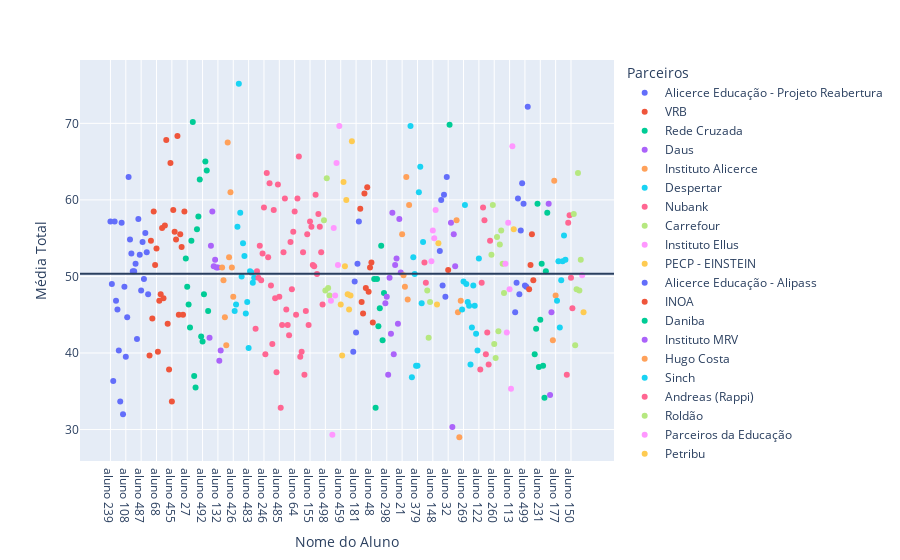

The code cell stored with this chart in its notebook:
### Code cell
grafico_1 = px.scatter(
            data_frame=df,
            x = 'Nome do Aluno', 
            y = 'Média Total',
            color='Parceiros')
grafico_1.add_hline(y=df['Média Total'].mean())

grafico_1.show()

### Figure 1 — Plotly figure (JSON) as saved in the notebook; plotly's stock layout.template omitted (floating-point values rounded to 4 significant figures)
{"data": [{"hovertemplate": "Parceiros=Alicerce Educação - Projeto Reabertura<br>Nome do Aluno=%{x}<br>Média Total=%{y}<extra></extra>", "legendgroup": "Alicerce Educação - Projeto Reabertura", "marker": {"color": "#636efa", "symbol": "circle"}, "mode": "markers", "name": "Alicerce Educação - Projeto Reabertura", "orientation": "v", "showlegend": true, "type": "scatter", "x": ["aluno 239", "aluno 322", "aluno 187", "aluno 210", "aluno 12", "aluno 228", "aluno 192", "aluno 272", "aluno 19", "aluno 188", "aluno 167", "aluno 108", "aluno 334", "aluno 171", "aluno 302", "aluno 425", "aluno 182", "aluno 344", "aluno 288", "aluno 120", "aluno 381", "aluno 356", "aluno 487", "aluno 437", "aluno 439", "aluno 223", "aluno 37", "aluno 402"], "xaxis": "x", "y": [57.17, 49, 36.33, 57.17, 46.83, 45.67, 40.33, 33.67, 57, 32, 48.67, 39.5, 44.67, 63, 54.83, 53, 50.67, 50.67, 51.67, 41.83, 57.5, 52.83, 48.17, 54.5, 49.67, 55.67, 53.17, 47.67], "yaxis": "y"}, {"hovertemplate": "Parceiros=VRB<br>Nome do Aluno=%{x}<br>Média Total=%{y}<extra></extra>", "legendgroup": "VRB", "marker": {"color": "#EF553B", "symbol": "circle"}, "mode": "markers", "name": "VRB", "orientation": "v", "showlegend": true, "type": "scatter", "x": ["aluno 255", "aluno 111", "aluno 292", "aluno 15", "aluno 265", "aluno 68", "aluno 86", "aluno 9", "aluno 423", "aluno 241", "aluno 286", "aluno 26", "aluno 50", "aluno 373", "aluno 236", "aluno 264", "aluno 455", "aluno 3", "aluno 191", "aluno 263", "aluno 49", "aluno 276", "aluno 477", "aluno 196", "aluno 28", "aluno 314"], "xaxis": "x", "y": [39.67, 54.67, 44.5, 58.5, 51.5, 53.67, 40.17, 46.83, 47.67, 56.33, 47.17, 56.67, 67.83, 43.83, 37.83, 64.83, 33.67, 58.67, 55.83, 54.83, 68.33, 45, 55.5, 53.83, 45, 58.5], "yaxis": "y"}, {"hovertemplate": "Parceiros=Rede Cruzada<br>Nome do Aluno=%{x}<br>Média Total=%{y}<extra></extra>", "legendgroup": "Rede Cruzada", "marker": {"color": "#00cc96", "symbol": "circle"}, "mode": "markers", "name": "Rede Cruzada", "orientation": "v", "showlegend": true, "type": "scatter", "x": ["aluno 38", "aluno 27", "aluno 420", "aluno 14", "aluno 453", "aluno 285", "aluno 309", "aluno 416", "aluno 262", "aluno 65", "aluno 467", "aluno 85", "aluno 492", "aluno 293", "aluno 337", "aluno 424", "aluno 190"], "xaxis": "x", "y": [52.33, 48.67, 46.33, 43.33, 54.67, 70.17, 37, 35.5, 56.17, 57.83, 62.67, 42.17, 41.5, 47.67, 65, 63.83, 45.5], "yaxis": "y"}, {"hovertemplate": "Parceiros=Daus<br>Nome do Aluno=%{x}<br>Média Total=%{y}<extra></extra>", "legendgroup": "Daus", "marker": {"color": "#ab63fa", "symbol": "circle"}, "mode": "markers", "name": "Daus", "orientation": "v", "showlegend": true, "type": "scatter", "x": ["aluno 360", "aluno 230", "aluno 229", "aluno 469", "aluno 67", "aluno 248", "aluno 132", "aluno 278", "aluno 98"], "xaxis": "x", "y": [42, 54, 58.5, 51.33, 52.17, 51.17, 51.17, 39, 40.33], "yaxis": "y"}, {"hovertemplate": "Parceiros=Instituto Alicerce<br>Nome do Aluno=%{x}<br>Média Total=%{y}<extra></extra>", "legendgroup": "Instituto Alicerce", "marker": {"color": "#FFA15A", "symbol": "circle"}, "mode": "markers", "name": "Instituto Alicerce", "orientation": "v", "showlegend": true, "type": "scatter", "x": ["aluno 296", "aluno 156", "aluno 35", "aluno 141", "aluno 130", "aluno 93", "aluno 254", "aluno 168", "aluno 426"], "xaxis": "x", "y": [51.17, 49.5, 44.67, 41, 67.5, 52.5, 61, 51.17, 47.33], "yaxis": "y"}, {"hovertemplate": "Parceiros=Despertar<br>Nome do Aluno=%{x}<br>Média Total=%{y}<extra></extra>", "legendgroup": "Despertar", "marker": {"color": "#19d3f3", "symbol": "circle"}, "mode": "markers", "name": "Despertar", "orientation": "v", "showlegend": true, "type": "scatter", "x": ["aluno 474", "aluno 376", "aluno 103", "aluno 234", "aluno 208", "aluno 400", "aluno 124", "aluno 144", "aluno 41", "aluno 384", "aluno 483", "aluno 406", "aluno 60", "aluno 478", "aluno 454"], "xaxis": "x", "y": [45.5, 46.33, 56.5, 75.17, 58.33, 50, 54.33, 52.67, 45.17, 46.67, 40.67, 50.67, 50.5, 49.17, 49.83], "yaxis": "y"}, {"hovertemplate": "Parceiros=Nubank<br>Nome do Aluno=%{x}<br>Média Total=%{y}<extra></extra>", "legendgroup": "Nubank", "marker": {"color": "#FF6692", "symbol": "circle"}, "mode": "markers", "name": "Nubank", "orientation": "v", "showlegend": true, "type": "scatter", "x": ["aluno 213", "aluno 118", "aluno 335", "aluno 51", "aluno 131", "aluno 484", "aluno 246", "aluno 101", "aluno 386", "aluno 140", "aluno 123", "aluno 238", "aluno 174", "aluno 110", "aluno 22", "aluno 270", "aluno 261", "aluno 485", "aluno 8", "aluno 395", "aluno 411", "aluno 377", "aluno 173", "aluno 119", "aluno 94", "aluno 253", "aluno 149", "aluno 45", "aluno 64", "aluno 466", "aluno 24", "aluno 154", "aluno 127", "aluno 135", "aluno 125", "aluno 126", "aluno 429", "aluno 36", "aluno 489", "aluno 155", "aluno 438", "aluno 271", "aluno 95", "aluno 33", "aluno 200", "aluno 404", "aluno 11", "aluno 345", "aluno 217"], "xaxis": "x", "y": [43.17, 50.67, 49.83, 54, 49.5, 53, 59, 39.83, 63.5, 52.5, 62.17, 48.83, 41.17, 58.67, 47.17, 37.5, 62, 47.33, 32.83, 43.67, 53.17, 60.17, 45.67, 43.67, 42.33, 54.5, 48.33, 55.83, 58.5, 45, 60.17, 65.67, 39.5, 40.17, 53.17, 37.17, 45.5, 55.5, 43.67, 57.17, 56.5, 51.5, 51.33, 60.67, 50.33, 58.17, 56.5, 53.17, 46.33], "yaxis": "y"}, {"hovertemplate": "Parceiros=Carrefour<br>Nome do Aluno=%{x}<br>Média Total=%{y}<extra></extra>", "legendgroup": "Carrefour", "marker": {"color": "#B6E880", "symbol": "circle"}, "mode": "markers", "name": "Carrefour", "orientation": "v", "showlegend": true, "type": "scatter", "x": ["aluno 419", "aluno 498", "aluno 393", "aluno 59", "aluno 427"], "xaxis": "x", "y": [57.33, 48.17, 62.83, 48.5, 47.5], "yaxis": "y"}, {"hovertemplate": "Parceiros=Instituto Ellus<br>Nome do Aluno=%{x}<br>Média Total=%{y}<extra></extra>", "legendgroup": "Instituto Ellus", "marker": {"color": "#FF97FF", "symbol": "circle"}, "mode": "markers", "name": "Instituto Ellus", "orientation": "v", "showlegend": true, "type": "scatter", "x": ["aluno 25", "aluno 202", "aluno 392", "aluno 447", "aluno 367", "aluno 20", "aluno 159"], "xaxis": "x", "y": [46.83, 29.33, 56.33, 47.5, 64.83, 51.5, 69.67], "yaxis": "y"}, {"hovertemplate": "Parceiros=PECP - EINSTEIN<br>Nome do Aluno=%{x}<br>Média Total=%{y}<extra></extra>", "legendgroup": "PECP - EINSTEIN", "marker": {"color": "#FECB52", "symbol": "circle"}, "mode": "markers", "name": "PECP - EINSTEIN", "orientation": "v", "showlegend": true, "type": "scatter", "x": ["aluno 459", "aluno 481", "aluno 166", "aluno 46", "aluno 257", "aluno 324", "aluno 152", "aluno 77", "aluno 170"], "xaxis": "x", "y": [46.33, 39.67, 62.33, 51.33, 60, 47.67, 45.67, 47.5, 67.67], "yaxis": "y"}, {"hovertemplate": "Parceiros=Alicerce Educação - Alipass<br>Nome do Aluno=%{x}<br>Média Total=%{y}<extra></extra>", "legendgroup": "Alicerce Educação - Alipass", "marker": {"color": "#636efa", "symbol": "circle"}, "mode": "markers", "name": "Alicerce Educação - Alipass", "orientation": "v", "showlegend": true, "type": "scatter", "x": ["aluno 232", "aluno 394", "aluno 181", "aluno 491", "aluno 413"], "xaxis": "x", "y": [40.17, 49.33, 42.67, 51.67, 57.17], "yaxis": "y"}, {"hovertemplate": "Parceiros=INOA<br>Nome do Aluno=%{x}<br>Média Total=%{y}<extra></extra>", "legendgroup": "INOA", "marker": {"color": "#EF553B", "symbol": "circle"}, "mode": "markers", "name": "INOA", "orientation": "v", "showlegend": true, "type": "scatter", "x": ["aluno 388", "aluno 378", "aluno 449", "aluno 112", "aluno 323", "aluno 312", "aluno 495", "aluno 142", "aluno 48", "aluno 456"], "xaxis": "x", "y": [58.83, 46.67, 45.17, 60.83, 48.5, 61.67, 48, 51.17, 51.83, 44], "yaxis": "y"}, {"hovertemplate": "Parceiros=Daniba<br>Nome do Aluno=%{x}<br>Média Total=%{y}<extra></extra>", "legendgroup": "Daniba", "marker": {"color": "#00cc96", "symbol": "circle"}, "mode": "markers", "name": "Daniba", "orientation": "v", "showlegend": true, "type": "scatter", "x": ["aluno 468", "aluno 162", "aluno 473", "aluno 440", "aluno 57", "aluno 153", "aluno 92", "aluno 17"], "xaxis": "x", "y": [49.67, 32.83, 49.67, 43.5, 45.83, 54, 41.67, 47.83], "yaxis": "y"}, {"hovertemplate": "Parceiros=Instituto MRV<br>Nome do Aluno=%{x}<br>Média Total=%{y}<extra></extra>", "legendgroup": "Instituto MRV", "marker": {"color": "#ab63fa", "symbol": "circle"}, "mode": "markers", "name": "Instituto MRV", "orientation": "v", "showlegend": true, "type": "scatter", "x": ["aluno 16", "aluno 298", "aluno 44", "aluno 78", "aluno 209", "aluno 493", "aluno 363", "aluno 397", "aluno 54", "aluno 480", "aluno 165", "aluno 97"], "xaxis": "x", "y": [46.5, 47.33, 37.17, 49.83, 42.5, 58.33, 39.83, 51.5, 52.33, 43.83, 57.5, 50.5], "yaxis": "y"}, {"hovertemplate": "Parceiros=Hugo Costa<br>Nome do Aluno=%{x}<br>Média Total=%{y}<extra></extra>", "legendgroup": "Hugo Costa", "marker": {"color": "#FFA15A", "symbol": "circle"}, "mode": "markers", "name": "Hugo Costa", "orientation": "v", "showlegend": true, "type": "scatter", "x": ["aluno 21", "aluno 105", "aluno 448", "aluno 195", "aluno 342", "aluno 281"], "xaxis": "x", "y": [55.5, 50.17, 48.67, 63, 47, 59.33], "yaxis": "y"}, {"hovertemplate": "Parceiros=Sinch<br>Nome do Aluno=%{x}<br>Média Total=%{y}<extra></extra>", "legendgroup": "Sinch", "marker": {"color": "#19d3f3", "symbol": "circle"}, "mode": "markers", "name": "Sinch", "orientation": "v", "showlegend": true, "type": "scatter", "x": ["aluno 143", "aluno 359", "aluno 197", "aluno 441", "aluno 463", "aluno 379", "aluno 371", "aluno 336", "aluno 350", "aluno 247"], "xaxis": "x", "y": [69.67, 36.83, 52.5, 50.33, 38.33, 38.33, 61, 64.33, 46.5, 54.5], "yaxis": "y"}, {"hovertemplate": "Parceiros=Andreas (Rappi)<br>Nome do Aluno=%{x}<br>Média Total=%{y}<extra></extra>", "legendgroup": "Andreas (Rappi)", "marker": {"color": "#FF6692", "symbol": "circle"}, "mode": "markers", "name": "Andreas (Rappi)", "orientation": "v", "showlegend": true, "type": "scatter", "x": ["aluno 206", "aluno 184"], "xaxis": "x", "y": [51.83, 49.17], "yaxis": "y"}, {"hovertemplate": "Parceiros=Roldão<br>Nome do Aluno=%{x}<br>Média Total=%{y}<extra></extra>", "legendgroup": "Roldão", "marker": {"color": "#B6E880", "symbol": "circle"}, "mode": "markers", "name": "Roldão", "orientation": "v", "showlegend": true, "type": "scatter", "x": ["aluno 486", "aluno 494", "aluno 348"], "xaxis": "x", "y": [48.17, 42, 46.67], "yaxis": "y"}, {"hovertemplate": "Parceiros=Parceiros da Educação<br>Nome do Aluno=%{x}<br>Média Total=%{y}<extra></extra>", "legendgroup": "Parceiros da Educação", "marker": {"color": "#FF97FF", "symbol": "circle"}, "mode": "markers", "name": "Parceiros da Educação", "orientation": "v", "showlegend": true, "type": "scatter", "x": ["aluno 13", "aluno 148", "aluno 161", "aluno 318"], "xaxis": "x", "y": [52, 56, 55, 58.67], "yaxis": "y"}, {"hovertemplate": "Parceiros=Petribu<br>Nome do Aluno=%{x}<br>Média Total=%{y}<extra></extra>", "legendgroup": "Petribu", "marker": {"color": "#FECB52", "symbol": "circle"}, "mode": "markers", "name": "Petribu", "orientation": "v", "showlegend": true, "type": "scatter", "x": ["aluno 56", "aluno 116"], "xaxis": "x", "y": [46.33, 54.33], "yaxis": "y"}, {"hovertemplate": "Parceiros=Ação Pela Paz<br>Nome do Aluno=%{x}<br>Média Total=%{y}<extra></extra>", "legendgroup": "Ação Pela Paz", "marker": {"color": "#636efa", "symbol": "circle"}, "mode": "markers", "name": "Ação Pela Paz", "orientation": "v", "showlegend": true, "type": "scatter", "x": ["aluno 55", "aluno 220", "aluno 479", "aluno 104", "aluno 244", "aluno 313"], "xaxis": "x", "y": [53.33, 60, 48.83, 60.67, 47.33, 63], "yaxis": "y"}, {"hovertemplate": "Parceiros=Viva Rio<br>Nome do Aluno=%{x}<br>Média Total=%{y}<extra></extra>", "legendgroup": "Viva Rio", "marker": {"color": "#EF553B", "symbol": "circle"}, "mode": "markers", "name": "Viva Rio", "orientation": "v", "showlegend": true, "type": "scatter", "x": ["aluno 32"], "xaxis": "x", "y": [50.83], "yaxis": "y"}, {"hovertemplate": "Parceiros=COPAGAZ<br>Nome do Aluno=%{x}<br>Média Total=%{y}<extra></extra>", "legendgroup": "COPAGAZ", "marker": {"color": "#00cc96", "symbol": "circle"}, "mode": "markers", "name": "COPAGAZ", "orientation": "v", "showlegend": true, "type": "scatter", "x": ["aluno 5"], "xaxis": "x", "y": [69.83], "yaxis": "y"}, {"hovertemplate": "Parceiros=Associação Esculpir<br>Nome do Aluno=%{x}<br>Média Total=%{y}<extra></extra>", "legendgroup": "Associação Esculpir", "marker": {"color": "#ab63fa", "symbol": "circle"}, "mode": "markers", "name": "Associação Esculpir", "orientation": "v", "showlegend": true, "type": "scatter", "x": ["aluno 464", "aluno 69", "aluno 53", "aluno 385"], "xaxis": "x", "y": [57, 30.33, 55.5, 51.33], "yaxis": "y"}, {"hovertemplate": "Parceiros=Vivo POC<br>Nome do Aluno=%{x}<br>Média Total=%{y}<extra></extra>", "legendgroup": "Vivo POC", "marker": {"color": "#FFA15A", "symbol": "circle"}, "mode": "markers", "name": "Vivo POC", "orientation": "v", "showlegend": true, "type": "scatter", "x": ["aluno 1", "aluno 258", "aluno 418", "aluno 496"], "xaxis": "x", "y": [57.33, 45.33, 29, 46.83], "yaxis": "y"}, {"hovertemplate": "Parceiros=BEAUTYFULL<br>Nome do Aluno=%{x}<br>Média Total=%{y}<extra></extra>", "legendgroup": "BEAUTYFULL", "marker": {"color": "#19d3f3", "symbol": "circle"}, "mode": "markers", "name": "BEAUTYFULL", "orientation": "v", "showlegend": true, "type": "scatter", "x": ["aluno 107", "aluno 269", "aluno 452", "aluno 183", "aluno 6", "aluno 158", "aluno 99", "aluno 304", "aluno 175", "aluno 396", "aluno 219", "aluno 306", "aluno 122"], "xaxis": "x", "y": [45.67, 49.33, 59.33, 49, 46.67, 46.17, 38.5, 43.33, 48.83, 46.17, 42.5, 40.33, 52.33], "yaxis": "y"}, {"hovertemplate": "Parceiros=Excelsior<br>Nome do Aluno=%{x}<br>Média Total=%{y}<extra></extra>", "legendgroup": "Excelsior", "marker": {"color": "#FF6692", "symbol": "circle"}, "mode": "markers", "name": "Excelsior", "orientation": "v", "showlegend": true, "type": "scatter", "x": ["aluno 408", "aluno 434", "aluno 176", "aluno 221", "aluno 40", "aluno 29", "aluno 39", "aluno 237"], "xaxis": "x", "y": [37.83, 49.17, 59, 57.33, 39.83, 42.67, 38.5, 54.67], "yaxis": "y"}, {"hovertemplate": "Parceiros=Wiz<br>Nome do Aluno=%{x}<br>Média Total=%{y}<extra></extra>", "legendgroup": "Wiz", "marker": {"color": "#B6E880", "symbol": "circle"}, "mode": "markers", "name": "Wiz", "orientation": "v", "showlegend": true, "type": "scatter", "x": ["aluno 268", "aluno 47", "aluno 260", "aluno 157", "aluno 470", "aluno 129", "aluno 436", "aluno 476", "aluno 320", "aluno 226"], "xaxis": "x", "y": [52.83, 59.33, 41.17, 39.33, 55.17, 42.83, 54.17, 56, 51.67, 47.83], "yaxis": "y"}, {"hovertemplate": "Parceiros=Accenture<br>Nome do Aluno=%{x}<br>Média Total=%{y}<extra></extra>", "legendgroup": "Accenture", "marker": {"color": "#FF97FF", "symbol": "circle"}, "mode": "markers", "name": "Accenture", "orientation": "v", "showlegend": true, "type": "scatter", "x": ["aluno 310", "aluno 346", "aluno 235", "aluno 113", "aluno 151", "aluno 242"], "xaxis": "x", "y": [51.67, 42.67, 57, 48.33, 35.33, 67], "yaxis": "y"}, {"hovertemplate": "Parceiros=Associação Maria Helena Drexel<br>Nome do Aluno=%{x}<br>Média Total=%{y}<extra></extra>", "legendgroup": "Associação Maria Helena Drexel", "marker": {"color": "#FECB52", "symbol": "circle"}, "mode": "markers", "name": "Associação Maria Helena Drexel", "orientation": "v", "showlegend": true, "type": "scatter", "x": ["aluno 10"], "xaxis": "x", "y": [56.17], "yaxis": "y"}, {"hovertemplate": "Parceiros=Santa Clara<br>Nome do Aluno=%{x}<br>Média Total=%{y}<extra></extra>", "legendgroup": "Santa Clara", "marker": {"color": "#636efa", "symbol": "circle"}, "mode": "markers", "name": "Santa Clara", "orientation": "v", "showlegend": true, "type": "scatter", "x": ["aluno 106", "aluno 7", "aluno 252", "aluno 256", "aluno 471", "aluno 4", "aluno 100", "aluno 499", "aluno 172", "aluno 52"], "xaxis": "x", "y": [45.33, 49.17, 60.17, 47.67, 56, 62.17, 59.5, 48.83, 48.67, 72.17], "yaxis": "y"}, {"hovertemplate": "Parceiros=Andreza Chagas<br>Nome do Aluno=%{x}<br>Média Total=%{y}<extra></extra>", "legendgroup": "Andreza Chagas", "marker": {"color": "#EF553B", "symbol": "circle"}, "mode": "markers", "name": "Andreza Chagas", "orientation": "v", "showlegend": true, "type": "scatter", "x": ["aluno 275", "aluno 401", "aluno 117", "aluno 307"], "xaxis": "x", "y": [48.33, 51.5, 55.5, 49.5], "yaxis": "y"}, {"hovertemplate": "Parceiros=Semeando Para o Futuro<br>Nome do Aluno=%{x}<br>Média Total=%{y}<extra></extra>", "legendgroup": "Semeando Para o Futuro", "marker": {"color": "#00cc96", "symbol": "circle"}, "mode": "markers", "name": "Semeando Para o Futuro", "orientation": "v", "showlegend": true, "type": "scatter", "x": ["aluno 139", "aluno 303", "aluno 198", "aluno 488", "aluno 231", "aluno 147", "aluno 465", "aluno 160", "aluno 462", "aluno 289"], "xaxis": "x", "y": [39.83, 43.17, 59.5, 38.17, 44.33, 51.67, 38.33, 34.17, 50.67, 58.33], "yaxis": "y"}, {"hovertemplate": "Parceiros=Lar da caridade<br>Nome do Aluno=%{x}<br>Média Total=%{y}<extra></extra>", "legendgroup": "Lar da caridade", "marker": {"color": "#ab63fa", "symbol": "circle"}, "mode": "markers", "name": "Lar da caridade", "orientation": "v", "showlegend": true, "type": "scatter", "x": ["aluno 290", "aluno 284", "aluno 352"], "xaxis": "x", "y": [59.5, 34.5, 45.33], "yaxis": "y"}, {"hovertemplate": "Parceiros=Casa do menor<br>Nome do Aluno=%{x}<br>Média Total=%{y}<extra></extra>", "legendgroup": "Casa do menor", "marker": {"color": "#FFA15A", "symbol": "circle"}, "mode": "markers", "name": "Casa do menor", "orientation": "v", "showlegend": true, "type": "scatter", "x": ["aluno 361", "aluno 193", "aluno 177"], "xaxis": "x", "y": [41.67, 62.5, 47.5], "yaxis": "y"}, {"hovertemplate": "Parceiros=GCB<br>Nome do Aluno=%{x}<br>Média Total=%{y}<extra></extra>", "legendgroup": "GCB", "marker": {"color": "#19d3f3", "symbol": "circle"}, "mode": "markers", "name": "GCB", "orientation": "v", "showlegend": true, "type": "scatter", "x": ["aluno 391", "aluno 245", "aluno 163", "aluno 315", "aluno 102", "aluno 372", "aluno 428"], "xaxis": "x", "y": [46.83, 52, 43.33, 49.5, 52, 55.33, 52.17], "yaxis": "y"}, {"hovertemplate": "Parceiros=Novo DNA<br>Nome do Aluno=%{x}<br>Média Total=%{y}<extra></extra>", "legendgroup": "Novo DNA", "marker": {"color": "#FF6692", "symbol": "circle"}, "mode": "markers", "name": "Novo DNA", "orientation": "v", "showlegend": true, "type": "scatter", "x": ["aluno 62", "aluno 133", "aluno 328", "aluno 150", "aluno 70"], "xaxis": "x", "y": [37.17, 57, 58, 49.83, 45.83], "yaxis": "y"}, {"hovertemplate": "Parceiros=Instituto Apontar<br>Nome do Aluno=%{x}<br>Média Total=%{y}<extra></extra>", "legendgroup": "Instituto Apontar", "marker": {"color": "#B6E880", "symbol": "circle"}, "mode": "markers", "name": "Instituto Apontar", "orientation": "v", "showlegend": true, "type": "scatter", "x": ["aluno 274", "aluno 283", "aluno 136", "aluno 30", "aluno 399", "aluno 432"], "xaxis": "x", "y": [58.17, 41, 48.33, 63.5, 48.17, 52.17], "yaxis": "y"}, {"hovertemplate": "Parceiros=Guilherme Miller<br>Nome do Aluno=%{x}<br>Média Total=%{y}<extra></extra>", "legendgroup": "Guilherme Miller", "marker": {"color": "#FF97FF", "symbol": "circle"}, "mode": "markers", "name": "Guilherme Miller", "orientation": "v", "showlegend": true, "type": "scatter", "x": ["aluno 317"], "xaxis": "x", "y": [50.17], "yaxis": "y"}, {"hovertemplate": "Parceiros=Aldeias Infantis SOS Brasil<br>Nome do Aluno=%{x}<br>Média Total=%{y}<extra></extra>", "legendgroup": "Aldeias Infantis SOS Brasil", "marker": {"color": "#FECB52", "symbol": "circle"}, "mode": "markers", "name": "Aldeias Infantis SOS Brasil", "orientation": "v", "showlegend": true, "type": "scatter", "x": ["aluno 500"], "xaxis": "x", "y": [45.33], "yaxis": "y"}], "layout": {"legend": {"title": {"text": "Parceiros"}, "tracegroupgap": 0}, "margin": {"t": 60}, "shapes": [{"type": "line", "x0": 0, "x1": 1, "xref": "x domain", "y0": 50.36, "y1": 50.36, "yref": "y"}], "xaxis": {"anchor": "y", "domain": [0, 1], "title": {"text": "Nome do Aluno"}}, "yaxis": {"anchor": "x", "domain": [0, 1], "title": {"text": "Média Total"}}}}
